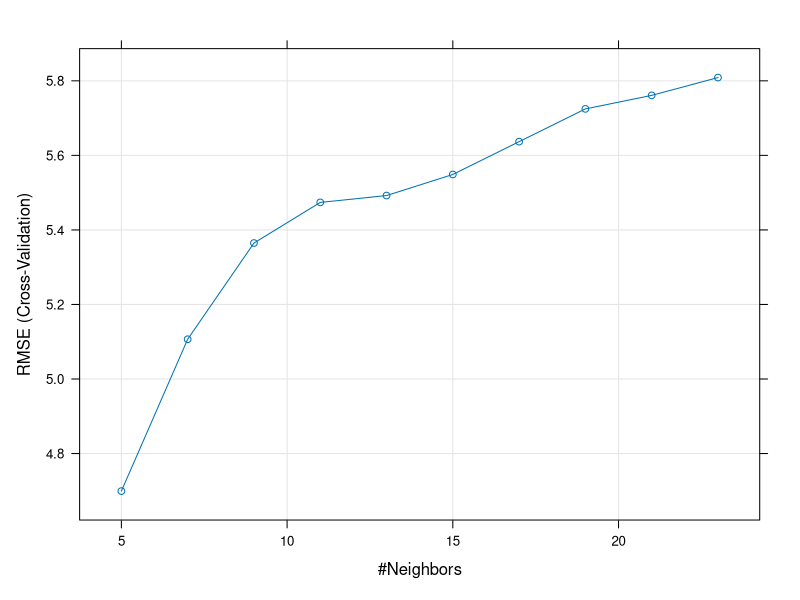
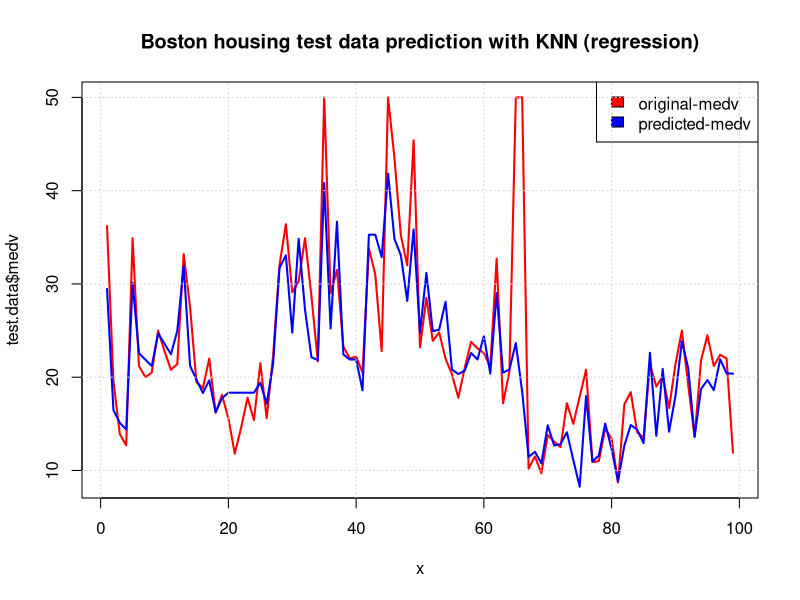

The R source for these figures, in order:
# Load the data
# https://cran.r-project.org/web/packages/MASS/MASS.pdf
data("Boston", package = "MASS")

#install.packages("caret")
library(caret)


# Split the data into training and test set
set.seed(2)
training.samples <- caret::createDataPartition(Boston$medv, p = 0.8, list = FALSE)
train.data  <- Boston[training.samples, ]
test.data <- Boston[-training.samples, ]

# Fit the model on the training set
model <- caret::train(
  medv~., data = train.data, method = "knn",
  trControl = caret::trainControl("cv", number = 10),
  preProcess = c("range"),
  tuneLength = 10
)

# Plot model error RMSE vs different values of k
plot(model)

# Best tuning parameter k that minimize the RMSE
model$bestTune

# Make predictions on the test data
predictions <- predict(model,test.data)
head(predictions)

# Compute the prediction error RMSE
RMSE(predictions, test.data$medv)

# plots real vs predicted values
x = 1:dim(test.data)[1]
plot(x, test.data$medv, col = "red", type = "l", lwd=2,
     main = "Boston housing test data prediction with KNN (regression)")
lines(x, predictions, col = "blue", lwd=2)
legend("topright",  legend = c("original-medv", "predicted-medv"), 
       fill = c("red", "blue"), col = 2:3,  adj = c(0, 0.6))
grid() 
